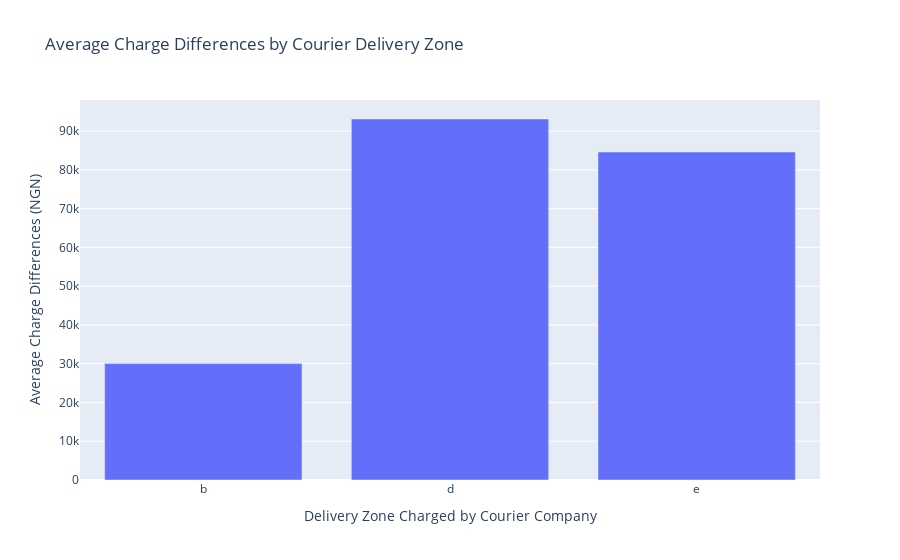

The notebook cell saved with this chart:
### Code cell
'''
Let's use plotly.express to create a bar chart for our charge differences accross delivery zone.
'''
import plotly.express as px

fig = px.bar(zone_differences,
             x='Delivery Zone Charged by Courier Company',
             y='Difference (NGN.)_y',
             title='Average Charge Differences by Courier Delivery Zone',
             labels={'Difference (NGN.)_y': 'Average Charge Differences (NGN)'})

fig.show()

### Figure 1 — Plotly figure (JSON) as saved in the notebook; plotly's stock layout.template omitted (floating-point values rounded to 4 significant figures)
{"data": [{"alignmentgroup": "True", "hovertemplate": "Delivery Zone Charged by Courier Company=%{x}<br>Average Charge Differences (NGN)=%{y}<extra></extra>", "legendgroup": "", "marker": {"color": "#636efa", "pattern": {"shape": ""}}, "name": "", "offsetgroup": "", "orientation": "v", "showlegend": false, "textposition": "auto", "type": "bar", "x": ["b", "d", "e"], "xaxis": "x", "y": [30030.0, 93130.0, 84600.0], "yaxis": "y"}], "layout": {"autosize": true, "barmode": "relative", "legend": {"tracegroupgap": 0}, "title": {"text": "Average Charge Differences by Courier Delivery Zone"}, "xaxis": {"anchor": "y", "autorange": true, "domain": [0, 1], "range": [-0.5, 2.5], "title": {"text": "Delivery Zone Charged by Courier Company"}, "type": "category"}, "yaxis": {"anchor": "x", "autorange": true, "domain": [0, 1], "range": [0, 98030.0], "title": {"text": "Average Charge Differences (NGN)"}, "type": "linear"}}}
